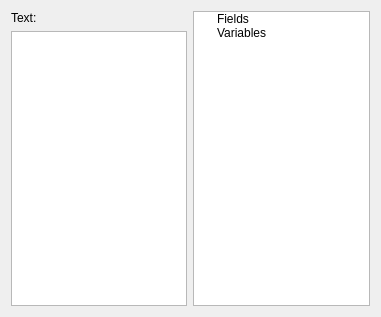
<?xml version="1.0" encoding="UTF-8"?>
<ui version="4.0">
 <class>LReportPropertyPageText</class>
 <widget class="QWidget" name="LReportPropertyPageText">
  <property name="geometry">
   <rect>
    <x>0</x>
    <y>0</y>
    <width>381</width>
    <height>317</height>
   </rect>
  </property>
  <property name="windowTitle">
   <string>Form</string>
  </property>
  <layout class="QHBoxLayout" name="horizontalLayout">
   <item>
    <layout class="QVBoxLayout" name="verticalLayout">
     <item>
      <widget class="QLabel" name="label">
       <property name="text">
        <string>Text:</string>
       </property>
      </widget>
     </item>
     <item>
      <widget class="QTextEdit" name="textEdit"/>
     </item>
    </layout>
   </item>
   <item>
    <widget class="QTreeWidget" name="treeWidget">
     <attribute name="headerVisible">
      <bool>false</bool>
     </attribute>
     <column>
      <property name="text">
       <string>1</string>
      </property>
     </column>
     <item>
      <property name="text">
       <string>Fields</string>
      </property>
      <property name="icon">
       <iconset resource="resources.qrc">
        <normaloff>:/designer/field</normaloff>:/designer/field</iconset>
      </property>
     </item>
     <item>
      <property name="text">
       <string>Variables</string>
      </property>
      <property name="icon">
       <iconset resource="resources.qrc">
        <normaloff>:/designer/form</normaloff>:/designer/form</iconset>
      </property>
     </item>
    </widget>
   </item>
  </layout>
 </widget>
 <resources>
  <include location="resources.qrc"/>
 </resources>
 <connections/>
</ui>
